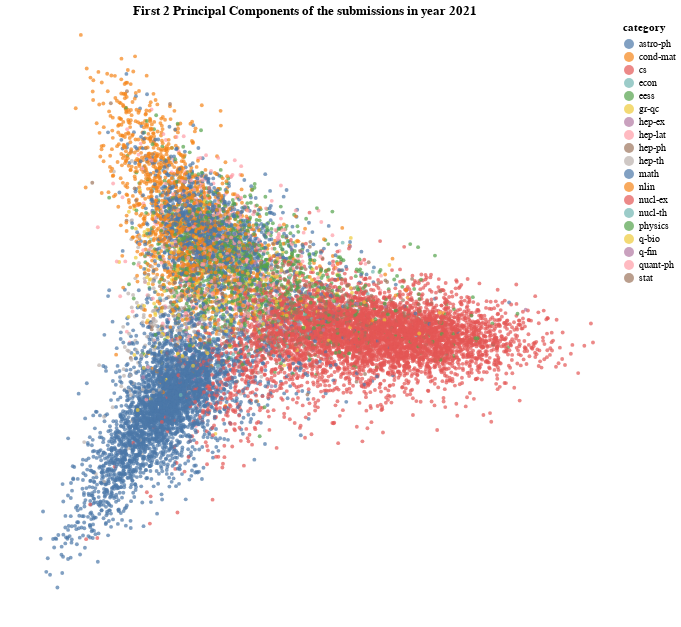

Notebook code cell kept with this figure:
### Code cell
sample_pca = sample_df.loc[sample_df.iloc[:,2:].apply(sum, axis=1) == 1,:].sample(n = 15_000, random_state = 4)
tr = TfidfVectorizer(max_features = 1000, stop_words=stop_words).fit_transform(sample_pca.abstract).todense()
# tfidf = tr.fit_transform(docs_df['cut2']).toarray()
pca = PCA(n_components=2).fit(tr)
data2D = pd.DataFrame(pca.transform(tr), columns = ['PC1','PC2'])
# get categories for abstracts
color = sample_pca.iloc[:,2:].apply(lambda x: x.index[x>0][0], axis = 1)
data2D['category'] = color.to_list()
alt.data_transformers.disable_max_rows()
# plot scatter plot 
alt.Chart(data2D).mark_circle(size=15).encode(
    x=alt.X('PC1', axis = None),
    y=alt.Y('PC2', axis = None),
    color = 'category'
).properties(
    title='First 2 Principal Components of the submissions in year 2021',
    width = 600,
    height = 600
).configure_axis(
    grid=False
).configure_view(strokeOpacity=0)

### Figure 1 — Vega-Lite specification as saved in the notebook (floating-point values rounded to 4 significant figures; data arrays with more than 128 entries replaced by an {"elided": "..."} marker saying what was removed)
{"config": {"view": {"continuousWidth": 400, "continuousHeight": 300, "strokeOpacity": 0}, "axis": {"grid": false}}, "data": {"name": "data-37423f0c366fd2f787f8b3ff877e7d0e"}, "mark": {"type": "circle", "size": 15}, "encoding": {"color": {"field": "category", "type": "nominal"}, "x": {"axis": null, "field": "PC1", "type": "quantitative"}, "y": {"axis": null, "field": "PC2", "type": "quantitative"}}, "height": 600, "title": "First 2 Principal Components of the submissions in year 2021", "width": 600, "$schema": "https://vega.github.io/schema/vega-lite/v4.17.0.json", "datasets": {"data-37423f0c366fd2f787f8b3ff877e7d0e": {"elided": "15000 records"}}}
